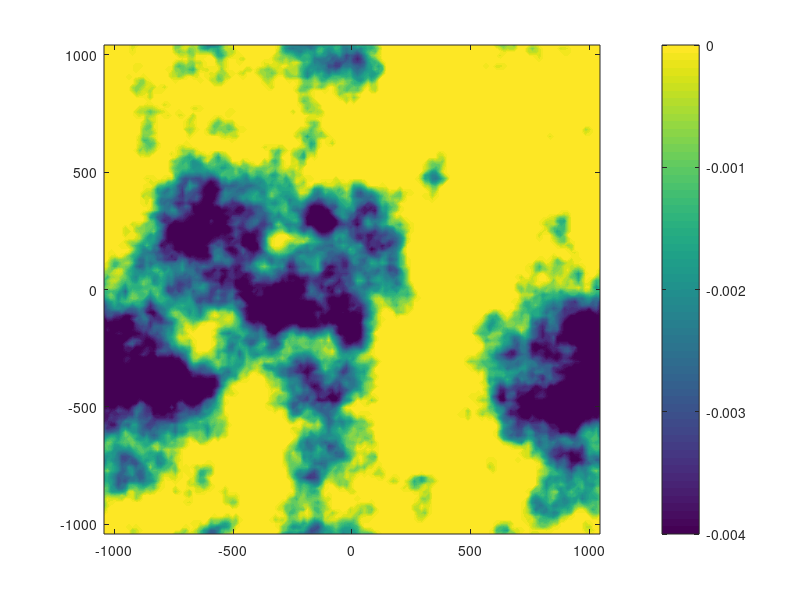

Recreate this plot in MATLAB. (Note: this script raises an error after producing the figure.)
clc,clear
close all
% File: make_plots.m
% MATLAB rewrite of your Julia script

% ---------- Load data ----------
S = load('InputParameters.mat');
Fault_a            = S.Fault_a;
Fault_b            = S.Fault_b;
Fault_NormalStress = S.Fault_NormalStress;
FaultCenter        = S.FaultCenter;   % expected size: [N x 2]


FontSize = 16;

FaultCount = numel(Fault_a);
XYLength   = round(sqrt(FaultCount));

MinX = min(FaultCenter(:,1));
MaxX = max(FaultCenter(:,1));
MinY = min(FaultCenter(:,2));
MaxY = max(FaultCenter(:,2));

% Grid spacing (assumes uniform grid of XYLength x XYLength)
FaultGapX = (MaxX - MinX) / (XYLength - 1);
FaultGapY = (MaxY - MinY) / (XYLength - 1);  % use Y extent for Y spacing

% Preallocate grids
ContourX   = zeros(XYLength, XYLength);
ContourY   = zeros(XYLength, XYLength);
ContourPlot = zeros(XYLength, XYLength);

% Integer grid indices for each fault center
Xposition = floor((FaultCenter(:,1) - MinX) / FaultGapX) + 1;
Yposition = floor((FaultCenter(:,2) - MinY) / FaultGapY) + 1;

% Clamp just in case of numeric edge cases
Xposition = max(min(Xposition, XYLength), 1);
Yposition = max(min(Yposition, XYLength), 1);

% Build coordinate grids
xv = MinX + (0:XYLength-1) * FaultGapX;
yv = MinY + (0:XYLength-1) * FaultGapY;
[CX, CY] = meshgrid(xv, yv);
ContourX = CX;
ContourY = CY;

%% -------------- Plot 1: a - b ----------------
FaultValue = Fault_a - Fault_b;


% Place values into the grid
ContourPlot(:) = 0;
for k = 1:FaultCount
    ContourPlot(Yposition(k), Xposition(k)) = FaultValue(k); % note row=y, col=x
end

levels = -0.004:0.0001:0.001;

figure1=figure('Units','inches','Position',[1 1 5 5], ...
              'Color','w','Renderer','painters');
contourf(ContourX, ContourY, ContourPlot, levels, 'LineStyle','none');
% Use viridis if available, otherwise fall back
try
    colormap(viridis); %#ok<*UNRCH>
catch
    try, colormap('viridis'); catch, colormap('copper'); end
end
cbar = colorbar;
set(cbar, 'Ticks', -0.004:0.001:0.001);
xticks([-1000 -500 0 500 1000]);
yticks([-1000 -500 0 500 1000]);
xlabel('X (m)', 'FontSize', FontSize);
ylabel('Y (m)', 'FontSize', FontSize);
set(gca, 'FontSize', FontSize);
ylabel(cbar, '{\ita}_{RS} - {\itb}_{RS}', 'FontSize', FontSize);
set(cbar, 'FontSize', FontSize);
set(gcf, 'Color', 'w');
axis equal;
%% -------------- Plot 2: Normal Stress (MPa) ----------------
FaultValue = Fault_NormalStress;

ContourPlot(:) = 0;
for k = 1:FaultCount
    ContourPlot(Yposition(k), Xposition(k)) = FaultValue(k);
end

figure2=figure('Units','inches','Position',[1 1 5 5], ...
              'Color','w','Renderer','painters');

contourf(ContourX, ContourY, ContourPlot/1e6, 50, 'LineStyle','none'); % Pa -> MPa
try
    colormap(viridis);
catch
    try, colormap('viridis'); catch, colormap('copper'); end
end
cbar = colorbar;
set(cbar, 'Ticks', 0:4:20);
xticks([-1000 -500 0 500 1000]);
yticks([-1000 -500 0 500 1000]);
xlabel('X (m)', 'FontSize', FontSize);
ylabel('Y (m)', 'FontSize', FontSize);
set(gca, 'FontSize', FontSize);
ylabel(cbar, 'Initial Normal Stress \sigma_0 (MPa)', 'FontSize', FontSize);
set(cbar, 'FontSize', FontSize);
set(gcf, 'Color', 'w');
axis equal;
%%
figure3=figure('Units','inches','Position',[1 1 5 5], ...
              'Color','w','Renderer','painters');
FaultValue = Fault_NormalStress.*(Fault_a - Fault_b);

ContourPlot(:) = 0;
for k = 1:FaultCount
    ContourPlot(Yposition(k), Xposition(k)) = FaultValue(k);
end

contourf(ContourX, ContourY, ContourPlot, 50, 'LineStyle','none'); % Pa -> MPa
try
    colormap(viridis);
catch
    try, colormap('viridis'); catch, colormap('copper'); end
end
cbar = colorbar;
set(cbar, 'Ticks', -8e4:2e4:0);
xticks([-1000 -500 0 500 1000]);
yticks([-1000 -500 0 500 1000]);
xlabel('X (m)', 'FontSize', FontSize);
ylabel('Y (m)', 'FontSize', FontSize);
set(gca, 'FontSize', FontSize);
ylabel(cbar, '({\ita}_{RS} - {\itb}_{RS})\sigma_0 (Pa)', 'FontSize', FontSize);
set(cbar, 'FontSize', FontSize);
set(gcf, 'Color', 'w');
axis equal;
